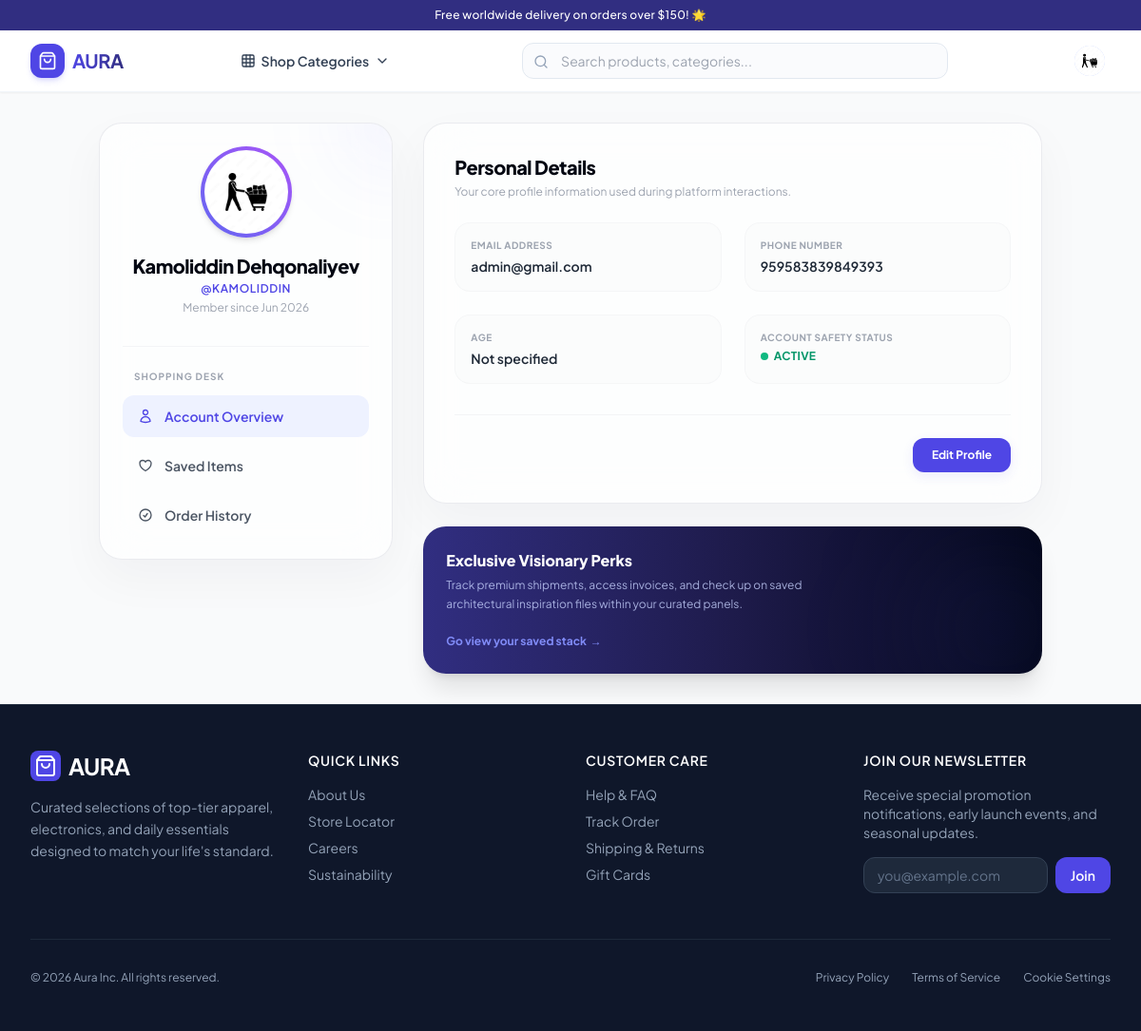
/users/profile (signed in), run on the app's committed database.
### users/models.py (models this page shows)
class CustomUser(AbstractUser):
    age = models.IntegerField(null=True, blank=True)
    profile_img = models.ImageField(upload_to='avatars/', default='default_profile.jpg', blank=True)
    phone_number = models.CharField(max_length=15, blank=True, null=True)

### users/views.py (the view)
# urls.py: path('profile', ProfileView.as_view(), name='profile'),
class ProfileView(LoginRequiredMixin, View):
    def get(self, request):
        return render(request, 'users/profile.html')

### products/context_processors.py (called while the page is built)
def categories_processor(request):
    context = {
        'categories': Category.objects.prefetch_related('subcategories').all()
    }
    if request.user.is_authenticated:
        context['saved_count'] = Saved.objects.filter(user=request.user).count()
    return context

### templates/users/profile.html (shortened to what this page needs)
{% extends 'base.html' %}
{% block content %}
<div class="w-full max-w-5xl mx-auto my-8 px-4">
    <div class="grid grid-cols-1 md:grid-cols-3 gap-8 items-start">
        <div class="md:col-span-1 bg-white/70 backdrop-blur-xl border border-gray-200/80 rounded-3xl p-6 shadow-[0_20px_50px_rgba(15,23,42,0.04)] relative overflow-hidden">
            <div class="absolute -top-16 -right-16 w-32 h-32 bg-indigo-500/5 rounded-full blur-[40px] pointer-events-none"></div>
            <div class="flex flex-col items-center text-center relative z-10">
                <div class="relative group w-24 h-24 mb-4 rounded-full p-1 bg-gradient-to-tr from-indigo-500 to-purple-500 shadow-md">
                    <img src="{{ user.profile_img.url }}" alt="{{ user.username }}'s photo" class="w-full h-full object-cover rounded-full bg-white">
                </div>
                <h3 class="text-xl font-extrabold text-gray-950 tracking-tight">{{ user.get_full_name|default:user.username }}</h3>
                <p class="text-xs font-semibold text-indigo-600 uppercase tracking-wider mt-0.5">@{{ user.username }}</p>
                <p class="text-xs text-gray-400 mt-1">Member since {{ user.date_joined|date:"M Y" }}</p>
            </div>
            <div class="mt-8 pt-6 border-t border-gray-100 flex flex-col gap-2 relative z-10">
                <p class="text-[10px] font-bold text-gray-400 uppercase tracking-widest px-3 mb-1">Shopping Desk</p>
                <a href="#profile" class="flex items-center gap-3 px-4 py-3 rounded-xl text-sm font-semibold bg-indigo-50 text-indigo-600 transition-all duration-200">
                    Account Overview
                </a>
                <a href="{% url 'saved' %}" class="flex items-center gap-3 px-4 py-3 rounded-xl text-sm font-semibold text-gray-600 hover:text-indigo-600 hover:bg-gray-50 transition-all duration-200">
                    Saved Items
                </a>
                <a href="{% url 'order-success' %}" class="flex items-center gap-3 px-4 py-3 rounded-xl text-sm font-semibold text-gray-600 hover:text-indigo-600 hover:bg-gray-50 transition-all duration-200">
                    <svg xmlns="http://www.w3.org/2000/svg" fill="none" viewBox="0 0 24 24" stroke-width="2" stroke="currentColor" class="w-4 h-4">
                        <path stroke-linecap="round" stroke-linejoin="round" d="M9 12.75 11.25 15 15 9.75M21 12a9 9 0 1 1-18 0 9 9 0 0 1 18 0Z" />
                    </svg>
                    Order History
                </a>
            </div>
        </div>
        <div class="md:col-span-2 flex flex-col gap-6">
            <div class="bg-white/70 backdrop-blur-xl border border-gray-200/80 rounded-3xl p-8 shadow-[0_20px_50px_rgba(15,23,42,0.04)]">
                <div class="mb-6">
                    <h2 class="text-xl font-extrabold text-gray-950 tracking-tight">Personal Details</h2>
                    <p class="text-xs text-gray-400 mt-1">Your core profile information used during platform interactions.</p>
                </div>
                <div class="grid grid-cols-1 sm:grid-cols-2 gap-6">
                    <div class="p-4 rounded-2xl bg-gray-50/60 border border-gray-100/80">
                        <p class="text-[10px] font-bold text-gray-400 uppercase tracking-wider mb-1">Email Address</p>
                        <p class="text-sm font-semibold text-gray-800">{{ user.email|default:"Not linked" }}</p>
                    </div>
                    <div class="p-4 rounded-2xl bg-gray-50/60 border border-gray-100/80">
                        <p class="text-[10px] font-bold text-gray-400 uppercase tracking-wider mb-1">Phone Number</p>
                        <p class="text-sm font-semibold text-gray-800">{{ user.phone_number|default:"No phone configured" }}</p>
                    </div>
                    <div class="p-4 rounded-2xl bg-gray-50/60 border border-gray-100/80">
                        <p class="text-[10px] font-bold text-gray-400 uppercase tracking-wider mb-1">Age</p>
                        <p class="text-sm font-semibold text-gray-800">{{ user.age|default:"Not specified" }}</p>
                    </div>
                    <div class="p-4 rounded-2xl bg-gray-50/60 border border-gray-100/80">
                        <p class="text-[10px] font-bold text-gray-400 uppercase tracking-wider mb-1">Account Safety Status</p>
                        <div class="flex items-center gap-1.5 mt-1">
                            <span class="w-2 h-2 rounded-full bg-emerald-500 animate-pulse"></span>
                            <p class="text-xs font-bold text-emerald-600 uppercase tracking-wide">Active</p>
                        </div>
                    </div>
                </div>
                <div class="mt-8 pt-6 border-t border-gray-100 flex justify-end">
                    <a href="{% url 'update-profile' %}" class="inline-flex items-center gap-2 px-5 py-2.5 rounded-xl text-xs font-bold text-white bg-indigo-600 hover:bg-indigo-500 active:scale-[0.98] transition-all duration-200 shadow-[0_4px_12px_rgba(79,70,229,0.1)] cursor-pointer">
                        Edit Profile
                    </a>
                </div>
            </div>
            <div class="bg-gradient-to-r from-indigo-900 via-indigo-950 to-slate-950 text-white rounded-3xl p-6 shadow-xl relative overflow-hidden">
                <div class="absolute -right-10 -bottom-10 w-44 h-44 bg-indigo-500/10 rounded-full blur-3xl"></div>
                <div class="relative z-10 max-w-md">
                    <h4 class="font-extrabold text-base mb-1">Exclusive Visionary Perks</h4>
                    <p class="text-xs text-indigo-200/80 leading-relaxed mb-4">Track premium shipments, access invoices, and check up on saved architectural inspiration files within your curated panels.</p>
                    <a href="{% url 'saved' %}" class="text-xs font-bold text-indigo-400 hover:text-indigo-300 inline-flex items-center gap-1 group transition-colors">
                        Go view your saved stack
                        <span class="group-hover:translate-x-1 transition-transform">&rarr;</span>
                    </a>
                </div>
            </div>
        </div>
    </div>
</div>
{% endblock %}

### templates/base.html (shortened to what this page needs)
<!DOCTYPE html>
<html lang="en" class="h-full bg-gray-50">
<head>
    <script src="https://cdn.tailwindcss.com"></script>
</head>
<body class="flex flex-col min-h-full text-slate-800" x-data="{ mobileMenuOpen: false }">
    <div class="bg-brand-900 text-white text-xs py-2 px-4 text-center font-medium tracking-wide">
        Free worldwide delivery on orders over $150! 🌟
    </div>
    <header class="sticky top-0 z-40 bg-white/95 backdrop-blur-md border-b border-slate-100 shadow-sm"
        x-data="{ catMenuOpen: false, userMenuOpen: false }">
        <div class="max-w-7xl mx-auto px-4 sm:px-6 lg:px-8">
            <div class="flex items-center justify-between h-16 gap-4">
                <div class="flex-shrink-0 flex items-center">
                    <a href="/" class="flex items-center gap-2 group">
                        <div
                            class="w-9 h-9 bg-brand-600 rounded-xl flex items-center justify-center text-white shadow-md shadow-brand-500/20 group-hover:bg-brand-700 transition">
                            <i data-lucide="shopping-bag" class="w-5 h-5"></i>
                        </div>
                        <span
                            class="text-xl font-bold tracking-tight bg-gradient-to-r from-brand-600 to-indigo-900 bg-clip-text text-transparent">
                        </span>
                    </a>
                </div>
                <nav class="hidden md:flex items-center gap-6">
                    <div class="relative">
                        <button @click="catMenuOpen = !catMenuOpen" @click.away="catMenuOpen = false"
                            class="flex items-center gap-1.5 px-3 py-2 text-sm font-semibold rounded-lg text-slate-700 hover:bg-slate-50 transition"
                            :class="{'bg-slate-50 text-brand-600': catMenuOpen}">
                            <i data-lucide="grid" class="w-4 h-4"></i>
                            Shop Categories
                            <i data-lucide="chevron-down" class="w-4 h-4 transition-transform duration-200"
                                :class="{'rotate-180': catMenuOpen}"></i>
                        </button>
                    </div>
                </nav>
                <div class="hidden lg:flex flex-1 max-w-md mx-4">
                    <form action="{% url 'search' %}" method="POST" class="w-full relative">
                        <input type="text" name="search_query" placeholder="Search products, categories..."
                            class="w-full py-2 pl-10 pr-4 rounded-xl border border-slate-200 bg-slate-50/70 focus:bg-white focus:outline-none focus:ring-2 focus:ring-brand-500 focus:border-transparent text-sm transition">
                        <i data-lucide="search" class="w-4 h-4 text-slate-400 absolute left-3 top-3"></i>
                    </form>
                </div>
                <div class="flex items-center gap-2">
                    <div class="relative">
                        <button @click="userMenuOpen = !userMenuOpen" @click.away="userMenuOpen = false"
                            class="flex items-center gap-1.5 p-1.5 rounded-lg hover:bg-slate-50 transition">
                            <div
                                class="w-8 h-8 bg-brand-100 text-brand-700 font-bold rounded-full flex items-center justify-center text-xs">
                                {% if user.is_authenticated %}
                                <div
                                    class="w-8 h-8 bg-brand-100 text-brand-700 font-bold rounded-full flex items-center justify-center text-sm uppercase overflow-hidden">
                                    <img src="{{request.user.profile_img.url}}" alt=""
                                        class="w-full h-full object-cover rounded-full">
                                </div>
                                {% else %}
                                <i data-lucide="user" class="w-4 h-4"></i>
                                {% endif %}
                            </div>
                        </button>
                    </div>
                </div>
            </div>
        </div>
    </header>
    <main class="flex-grow">
        {% block content %}{% endblock %}
    </main>
    <footer class="bg-slate-900 text-slate-400 border-t border-slate-800">
        <div class="max-w-7xl mx-auto px-4 sm:px-6 lg:px-8 py-12">
            <div class="grid grid-cols-1 md:grid-cols-4 gap-8">
                <div class="space-y-4">
                    <span class="text-2xl font-bold tracking-tight text-white flex items-center gap-2">
                        <div class="w-8 h-8 bg-brand-600 rounded-lg flex items-center justify-center text-white">
                            <i data-lucide="shopping-bag" class="w-4.5 h-4.5"></i>
                        </div>
                        AURA
                    </span>
                    <p class="text-sm text-slate-400 leading-relaxed">
                        Curated selections of top-tier apparel, electronics, and daily essentials designed to match your
                        life's standard.
                    </p>
                </div>
                <div>
                    <h3 class="text-white font-semibold text-sm tracking-wider uppercase mb-4">Quick Links</h3>
                    <ul class="space-y-2 text-sm">
                        <li><a href="#" class="hover:text-white transition">About Us</a></li>
                        <li><a href="#" class="hover:text-white transition">Store Locator</a></li>
                        <li><a href="#" class="hover:text-white transition">Careers</a></li>
                        <li><a href="#" class="hover:text-white transition">Sustainability</a></li>
                    </ul>
                </div>
                <div>
                    <h3 class="text-white font-semibold text-sm tracking-wider uppercase mb-4">Customer Care</h3>
                    <ul class="space-y-2 text-sm">
                        <li><a href="#" class="hover:text-white transition">Help & FAQ</a></li>
                        <li><a href="#" class="hover:text-white transition">Track Order</a></li>
                        <li><a href="#" class="hover:text-white transition">Shipping & Returns</a></li>
                        <li><a href="#" class="hover:text-white transition">Gift Cards</a></li>
                    </ul>
                </div>
                <div class="space-y-4">
                    <h3 class="text-white font-semibold text-sm tracking-wider uppercase mb-2">Join Our Newsletter</h3>
                    <p class="text-sm text-slate-400">Receive special promotion notifications, early launch events, and
                        seasonal updates.</p>
                    <form action="#" method="POST" class="flex gap-2">
                        <input type="email" name="email" placeholder="you@example.com"
                            class="w-full bg-slate-800 border border-slate-700 px-3.5 py-2 rounded-xl text-sm focus:outline-none focus:ring-2 focus:ring-brand-500 text-white placeholder:text-slate-500">
                        <button type="submit"
                            class="bg-brand-600 hover:bg-brand-700 text-white font-semibold px-4 rounded-xl text-sm transition">
                            Join
                        </button>
                    </form>
                </div>
            </div>
            <div
                class="mt-12 pt-8 border-t border-slate-800 flex flex-col sm:flex-row items-center justify-between gap-4 text-xs">
                <p>&copy; 2026 Aura Inc. All rights reserved.</p>
                <div class="flex gap-6">
                    <a href="#" class="hover:text-white transition">Privacy Policy</a>
                    <a href="#" class="hover:text-white transition">Terms of Service</a>
                    <a href="#" class="hover:text-white transition">Cookie Settings</a>
                </div>
            </div>
        </div>
    </footer>
</body>
</html>

### templates/base.html (style rules this page uses)
body { font-family: 'Plus Jakarta Sans', sans-serif; }

### data on the page
CustomUser: user.profile_img (placeholder picture), profile_img (placeholder picture), get_full_name "Kamoliddin Dehqonaliyev", username "KAMOLIDDIN", date_joined "Jun 2026", email "admin@gmail.com", phone_number "959583839849393", age "Not specified"
